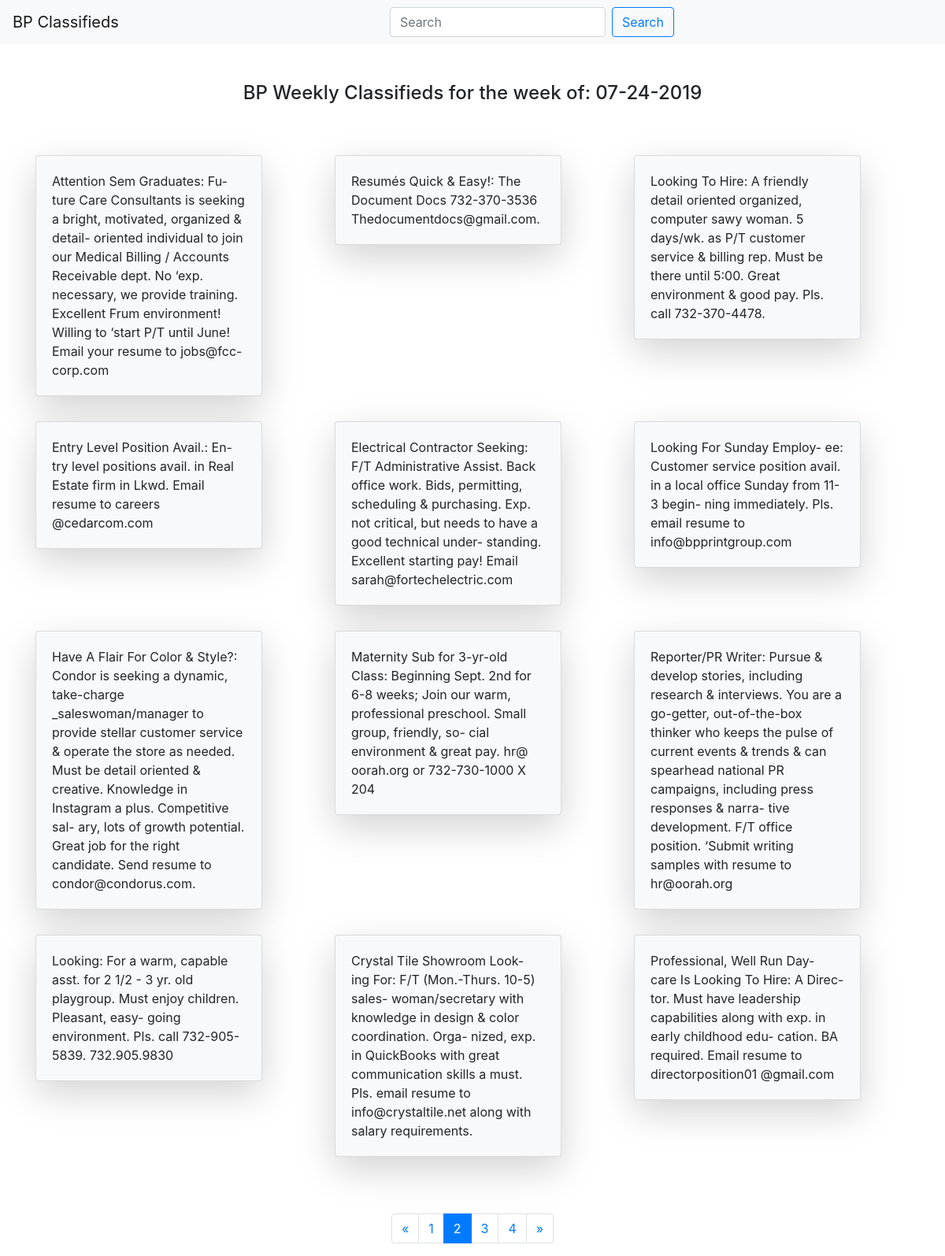
Screenshot of /?page=2 with the database file from the repository.
### weekly_classifieds/models.py (models this page shows, shortened)
class Date(models.Model):
    week_date = models.CharField(max_length=30)

class JobPosts(models.Model):
    job_post = models.TextField()

### weekly_classifieds/views.py (the view)
# urls.py: path('', index, name='index'),
def index(request):
    all_posts = JobPosts.objects.all()
    try:
        paginator = Paginator(all_posts, 12)
        page = request.GET.get('page', 1)
        all_posts = paginator.page(page)
    except:
            pass
    context = {
        'all_posts': all_posts,
        'date': Date.objects.all()[0],
    }
    return render(request, 'weekly_classifieds/index.html', context=context)

### weekly_classifieds/templates/weekly_classifieds/index.html (shortened to what this page needs)
<!DOCTYPE html>
<html lang="en">
<head>
    <link href="//maxcdn.bootstrapcdn.com/bootstrap/4.1.1/css/bootstrap.min.css" rel="stylesheet" id="bootstrap-css">
</head>
<body>
    <nav class="navbar navbar-expand-lg navbar-light bg-light">
            <a class="navbar-brand" href="{% url 'index' %}">BP Classifieds</a>
            <div class="collapse navbar-collapse" id="navbarTogglerDemo02">
              <form class="form-inline my-2 my-lg-0 mx-auto" action="{% url 'search_results' %}" method="GET">{% csrf_token %}
                <input class="form-control mr-sm-2" name="q" value="{{ request.GET.q }}" type="search" placeholder="Search" required>
                <button class="btn btn-outline-primary my-2 my-sm-0" type="submit">Search</button>
              </form>
            </div>
          </nav>
<div class="container pt-5">
    <h4 class="text-center pb-5">BP Weekly Classifieds for the week of: {{ date.week_date }}</h4>
    <div class="row">
{% for post in all_posts %}
        <div class="col-sm-4 py-2">
            <div class="card bg-light mb-3 shadow-lg rounded" style="max-width: 18rem;">
                <div class="card-body">
                    <p class="card-text">{{ post.job_post }}</p>
                </div>
            </div>
        </div>
{% endfor %}
    </div>
</div>
{% if all_posts.has_other_pages %}
<div class="container d-flex justify-content-center pt-5">
<nav aria-label="Page navigation example">
        <ul class="pagination">
            {% if all_posts.has_previous %}
                <li class="page-item"><a class="page-link" href="?page={{ all_posts.previous_page_number }}{% if query %}&q={{ query }}{% endif %}"><span aria-hidden="true">&laquo;</span></a></li>
            {% else %}
                <li class="page-item disabled"><a class="page-link" ><span aria-hidden="true">&laquo;</span></a></li>
            {% endif %}
            {% for n in all_posts.paginator.page_range %}
                {% if all_posts.number == n %}
                    <li class="page-item active">
                    <span class="page-link">{{ n }}<span class="sr-only">(current)</span></span>
                    </li>
                {% elif n > all_posts.number|add:'-3' and n < all_posts.number|add:'3' %}
                    <li class="page-item"><a class="page-link" href="?page={{ n }}{% if query %}&q={{ query }}{% endif %}">{{ n }}</a></li>
                {% endif %}
            {% endfor %}
            {% if all_posts.has_next %}
                <li class="page-item"><a class="page-link" href="?page={{ all_posts.next_page_number }}{% if query %}&q={{ query }}{% endif %}"><span aria-hidden="true">&raquo;</span></a></li>
            {% else %}
            <li class="page-item disabled"><a class="page-link" ><span aria-hidden="true">&raquo;</span></a></li>
            {% endif %}
        </ul>
    </nav>
    </div>
    {% endif %}
</body>
</html>

### rows the page displays
Date: week_date "07-24-2019"
JobPosts: job_post "Attention Sem Graduates: Fu- ture Care Consultants is seeking a bright, motivated, organized & detail- oriented individual to join our Medical Billing / Accounts Receivable dept. No ‘exp. necessary, we provide training. Excellent Frum environment! Willing to ‘start P/T until June! Email your resume to jobs@fcc-corp.com"
JobPosts: job_post "Resumés Quick & Easy!: The Document Docs 732-370-3536 Thedocumentdocs@gmail.com."
JobPosts: job_post "Looking To Hire: A friendly detail oriented organized, computer sawy woman. 5 days/wk. as P/T customer service & billing rep. Must be there until 5:00. Great environment & good pay. Pls. call 732-370-4478."
JobPosts: job_post "Entry Level Position Avail.: En- try level positions avail. in Real Estate firm in Lkwd. Email resume to careers @cedarcom.com"
JobPosts: job_post "Electrical Contractor Seeking: F/T Administrative Assist. Back office work. Bids, permitting, scheduling & purchasing. Exp. not critical, but needs to have a good technical under- standing. Excellent starting pay! Email sarah@fortechelectric.com"
JobPosts: job_post "Looking For Sunday Employ- ee: Customer service position avail. in a local office Sunday from 11-3 begin- ning immediately. Pls. email resume to info@bpprintgroup.com"
JobPosts: job_post "Have A Flair For Color & Style?: Condor is seeking a dynamic, take-charge _saleswoman/manager to provide stellar customer service & operate the store as needed. Must be detail oriented & creative. Knowledge in Instagram a plus. Competitive sal- ary, lots of growth potential. Great job for the right candidate. Send resume to condor@condorus.com."
JobPosts: job_post "Maternity Sub for 3-yr-old Class: Beginning Sept. 2nd for 6-8 weeks; Join our warm, professional preschool. Small group, friendly, so- cial environment & great pay. hr@ oorah.org or 732-730-1000 X 204"
JobPosts: job_post "Reporter/PR Writer: Pursue & develop stories, including research & interviews. You are a go-getter, out-of-the-box thinker who keeps the pulse of current events & trends & can spearhead national PR campaigns, including press responses & narra- tive development. F/T office position. ‘Submit writing samples with resume to hr@oorah.org"
JobPosts: job_post "Looking: For a warm, capable asst. for 2 1/2 - 3 yr. old playgroup. Must enjoy children. Pleasant, easy- going environment. Pls. call 732-905- 5839. 732.905.9830"
JobPosts: job_post "Crystal Tile Showroom Look- ing For: F/T (Mon.-Thurs. 10-5) sales- woman/secretary with knowledge in design & color coordination. Orga- nized, exp. in QuickBooks with great communication skills a must. Pls. email resume to info@crystaltile.net along with salary requirements."
JobPosts: job_post "Professional, Well Run Day- care Is Looking To Hire: A Direc- tor. Must have leadership capabilities along with exp. in early childhood edu- cation. BA required. Email resume to directorposition01 @gmail.com"

### other values shown
{{ n }} "1" "3" "4"
{{ n }} "2"
